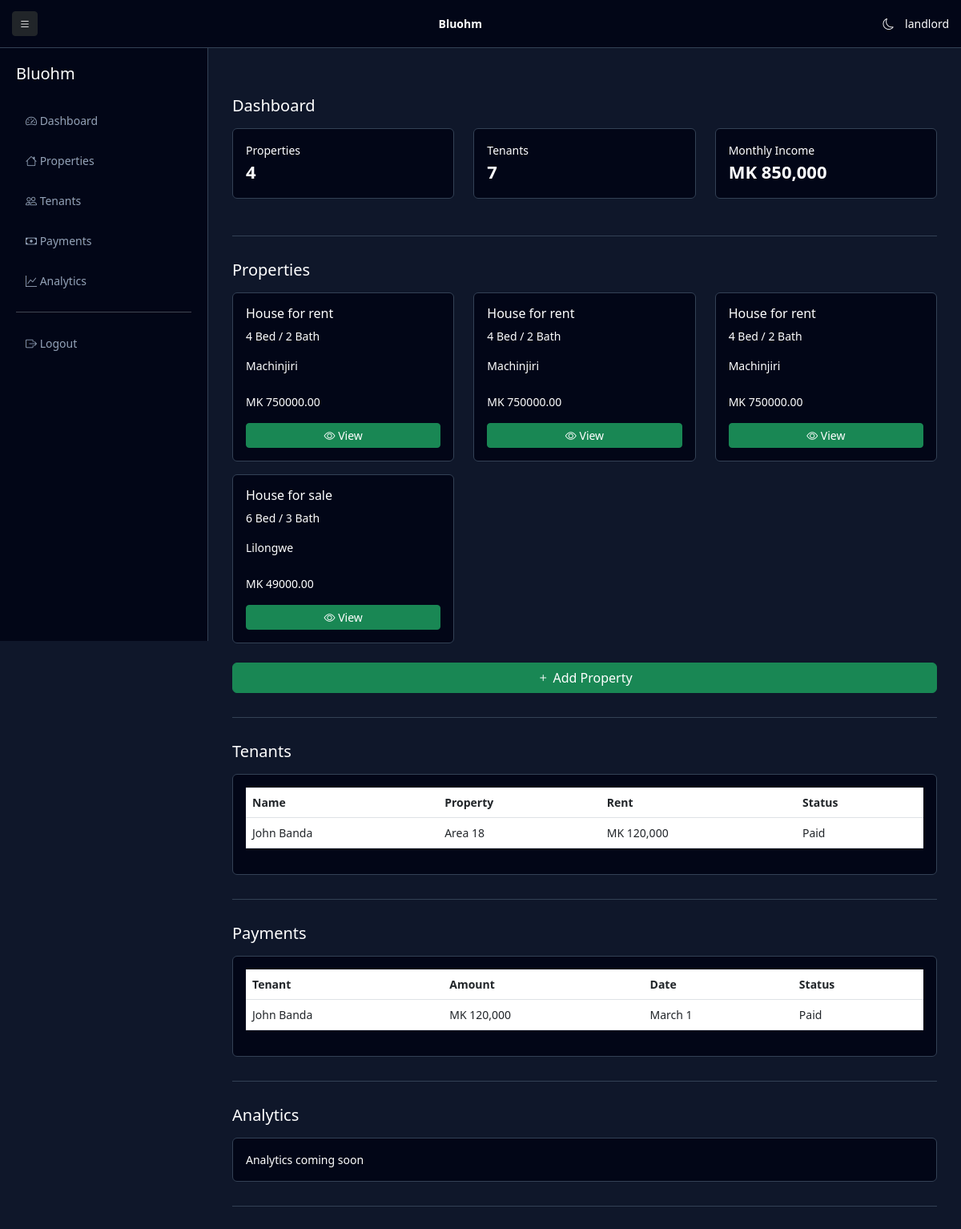
Page /properties/dashboard/ (signed in) on the earlier database version.
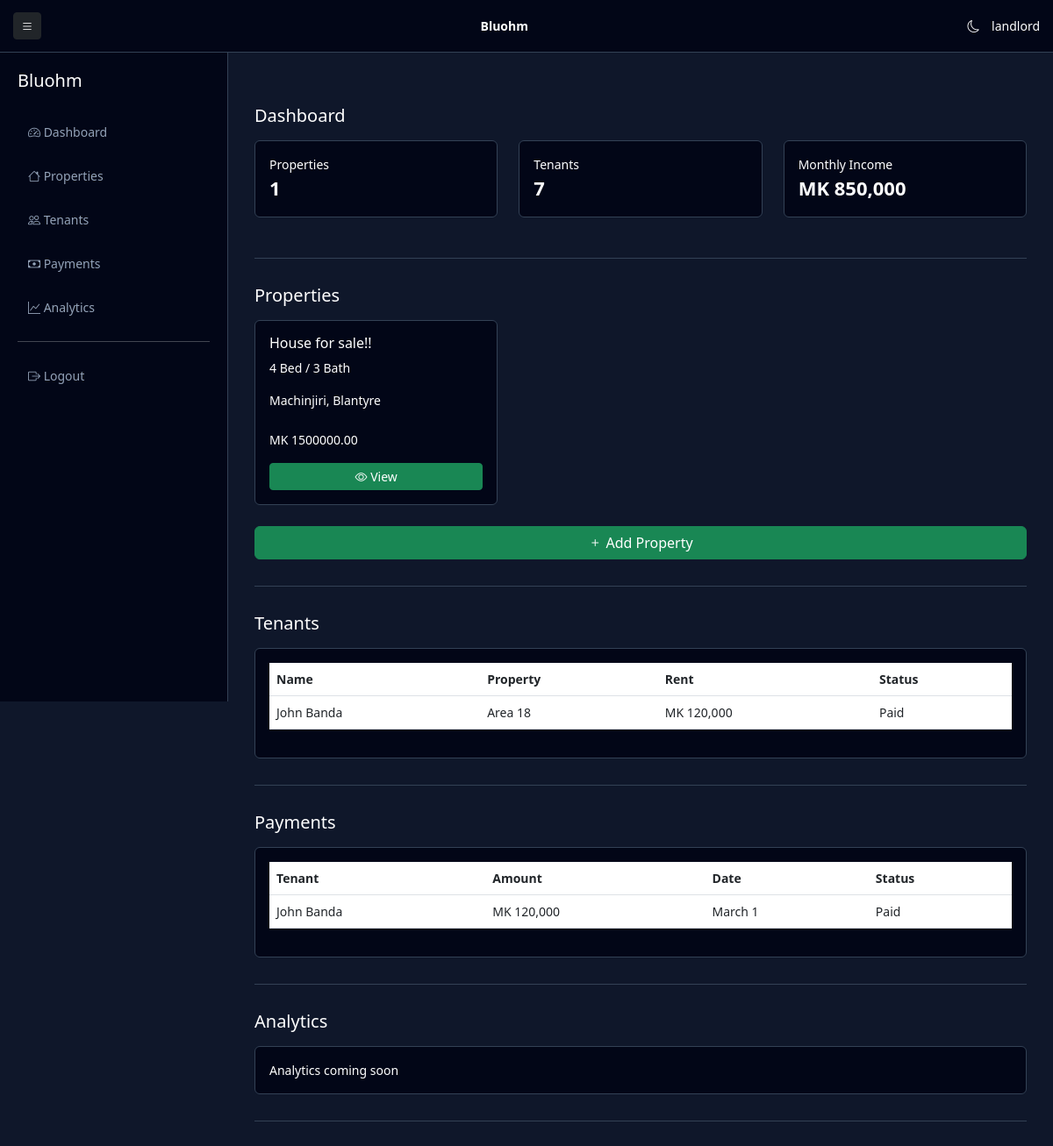
Same page on the later database version.
### properties/models.py (models this page shows, shortened)
class Property(models.Model):
    owner = models.ForeignKey(User, on_delete=models.CASCADE)
    title = models.CharField(max_length=255)
    price = models.DecimalField(max_digits=10, decimal_places=2)
    bedrooms = models.IntegerField(default=0)
    bathrooms = models.IntegerField(default=0)
    location = models.CharField(max_length=255)
    latitude = models.FloatField(null=True, blank=True)
    longitude = models.FloatField(null=True, blank=True)
    landmarks = models.TextField(blank=True, null=True)
    created_at = models.DateTimeField(auto_now_add=True)

### properties/views.py (the view)
# urls.py: path("dashboard/", views.landlord_dashboard, name="landlord_dashboard"),
@login_required
def landlord_dashboard(request):
    properties = Property.objects.filter(owner=request.user)
    return render(request, "properties/landlord_dashboard.html", {
        "properties": properties
    })

### templates/properties/landlord_dashboard.html (shortened to what this page needs)
<!DOCTYPE html>
<html lang="en">
<head>
<link href="https://cdn.jsdelivr.net/npm/bootstrap@5.3.0/dist/css/bootstrap.min.css" rel="stylesheet">
<link rel="stylesheet" href="https://cdn.jsdelivr.net/npm/bootstrap-icons@1.11.3/font/bootstrap-icons.css">
</head>
<body>
<div class="sidebar" id="sidebar">
    <h5 class="mb-4">Bluohm</h5>
    <a href="#dashboard"><i class="bi bi-speedometer2"></i> Dashboard</a>
    <a href="#properties"><i class="bi bi-house"></i> Properties</a>
    <a href="#tenants"><i class="bi bi-people"></i> Tenants</a>
    <a href="#payments"><i class="bi bi-cash"></i> Payments</a>
    <a href="#analytics"><i class="bi bi-graph-up"></i> Analytics</a>
    <hr>
    <a href="{% url 'accounts:logout' %}"><i class="bi bi-box-arrow-right"></i> Logout</a>
</div>
<div class="topbar">
    <button class="btn btn-sm btn-dark" onclick="toggleSidebar()"><i class="bi bi-list"></i></button>
    <strong>Bluohm</strong>
    <div>
        <i class="bi bi-moon" id="themeToggle" style="cursor:pointer; margin-right:10px;"></i>
        {{ request.user.username }}
    </div>
</div>
<div class="main">
<div id="dashboard" class="section">
    <h5>Dashboard</h5>
    <div class="row mt-3">
        <div class="col-12 col-md-4 mb-3">
            <div class="card p-3">Properties<div class="stat-number">{{ properties|length }}</div></div>
        </div>
        <div class="col-12 col-md-4 mb-3">
            <div class="card p-3">Tenants<div class="stat-number">7</div></div>
        </div>
        <div class="col-12 col-md-4 mb-3">
            <div class="card p-3">Monthly Income<div class="stat-number">MK 850,000</div></div>
        </div>
    </div>
</div>
<div id="properties" class="section">
    <h5>Properties</h5>
    <div class="row mt-3">
        {% if properties %}
            {% for property in properties %}
            <div class="col-12 col-md-4 mb-3">
                <div class="card p-3">
                    <h6>{{ property.title }}</h6>
                    <p>{{ property.bedrooms }} Bed / {{ property.bathrooms }} Bath</p>
                    <p>{{ property.location }}</p>
                    <p>MK {{ property.price }}</p>
                    <a href="{% url 'properties:property_detail' property.id %}" class="btn btn-success btn-sm">
                    <i class="bi bi-eye"></i> View
                    </a>
                </div>
            </div>
            {% endfor %}
        {% else %}
            <p>No properties yet. Be the first landlord to add a property.</p>
        {% endif %}
    </div>
    <a href="{% url 'properties:add_property' %}" class="btn btn-success w-100 mt-2">
        <i class="bi bi-plus"></i> Add Property
    </a>
</div>
<div id="tenants" class="section">
    <h5>Tenants</h5>
    <div class="card p-3 mt-3 table-responsive">
        <table class="table">
            <thead>
                <tr><th>Name</th><th>Property</th><th>Rent</th><th>Status</th></tr>
            </thead>
            <tbody>
                <tr><td>John Banda</td><td>Area 18</td><td>MK 120,000</td><td>Paid</td></tr>
            </tbody>
        </table>
    </div>
</div>
<div id="payments" class="section">
    <h5>Payments</h5>
    <div class="card p-3 mt-3 table-responsive">
        <table class="table">
            <thead>
                <tr><th>Tenant</th><th>Amount</th><th>Date</th><th>Status</th></tr>
            </thead>
            <tbody>
                <tr><td>John Banda</td><td>MK 120,000</td><td>March 1</td><td>Paid</td></tr>
            </tbody>
        </table>
    </div>
</div>
<div id="analytics" class="section">
    <h5>Analytics</h5>
    <div class="card p-3 mt-3">Analytics coming soon</div>
</div>
</div>
</body>
</html>

### templates/properties/landlord_dashboard.html (style rules this page uses)
body { background: #0f172a; color: white; margin:0; font-size:14px; }
.topbar { position: fixed; top:0; left:0; right:0; height:60px; background:#020617; border-bottom:1px solid #334155; display:flex; align-items:center; justify-content:space-between; padding:0 15px; z-index:1000; }
.sidebar { position:fixed; top:0; left:-260px; width:260px; height:100vh; background:#020617; padding:20px; transition:0.3s; z-index:1100; border-right:1px solid #334155; }
.sidebar a { display:block; color:#94a3b8; padding:12px; text-decoration:none; border-radius:6px; margin-bottom:5px; }
.main { margin-top:60px; padding:15px; }
.card { background:#020617; border:1px solid #334155; color:white; }
.stat-number { font-size:22px; font-weight:bold; }
.section { padding:30px 0; border-bottom:1px solid #334155; }
.table { color:white; min-width:600px; }
.table-responsive { overflow-x:auto; }
@media (min-width:768px) { .sidebar { left:0; top:60px; height:calc(100vh - 60px); } }
@media (min-width:768px) { .main { margin-left:260px; padding:30px; } }
html { scroll-behavior:smooth; }

Differences in the rows shown:
removed Property: title "House for rent", bedrooms "4", bathrooms "2", location "Machinjiri", price "750000.00"
removed Property: title "House for rent", bedrooms "4", bathrooms "2", location "Machinjiri", price "750000.00"
removed Property: title "House for rent", bedrooms "4", bathrooms "2", location "Machinjiri", price "750000.00"
removed Property: title "House for sale", bedrooms "6", bathrooms "3", location "Lilongwe", price "49000.00"
added Property: title "House for sale!!", bedrooms "4", bathrooms "3", location "Machinjiri, Blantyre", price "1500000.00"
Other differences:
{{ properties|length }}: "4" → "1"
